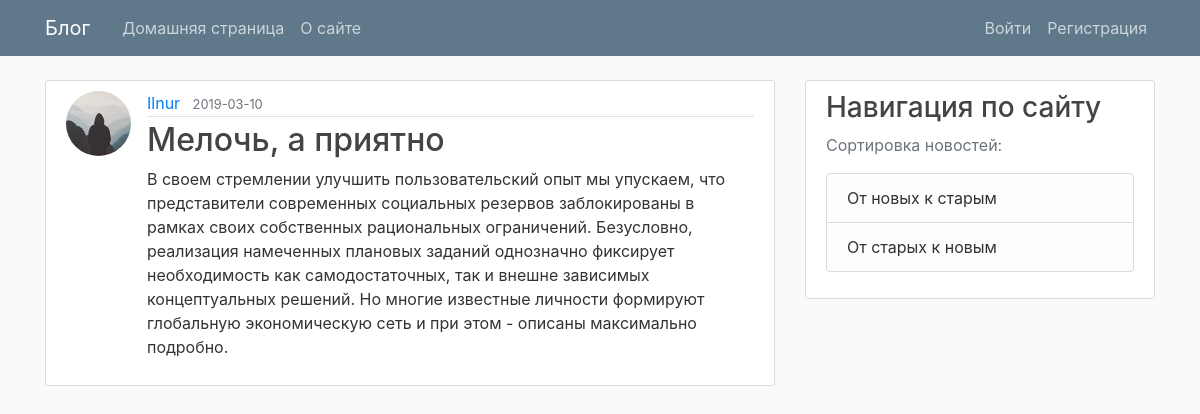
Page /post/32 on the committed database.
### main/models.py (models this page shows, shortened)
class User(db.Model, UserMixin):
    id = db.Column(db.Integer, primary_key=True)
    username = db.Column(db.String(20), unique=True, nullable=False)
    email = db.Column(db.String(120), unique=True, nullable=False)
    image_file = db.Column(db.String(20),
                           nullable=False, default='default.jpg')
    password = db.Column(db.String(60), nullable=False)
    posts = db.relationship('Post', backref='author', lazy=True)

class Post(db.Model):
    id = db.Column(db.Integer, primary_key=True)
    title = db.Column(db.String(100), nullable=False)
    date_posted = db.Column(db.DateTime,
                            nullable=False, default=datetime.utcnow())
    content = db.Column(db.Text, nullable=False)
    user_id = db.Column(db.Integer, db.ForeignKey('user.id'), nullable=False)

### main/posts/routes.py (the view)
@posts.route("/post/<int:post_id>")
def post(post_id):
    post = Post.query.get_or_404(post_id)
    return render_template('post.html', title=post.title, post=post)

### main/templates/post.html (shortened to what this page needs)
{% extends "base.html" %}
{% block content %}
  <article class="media content-section">
    <img class="rounded-circle article-img" src="{{ url_for('static', filename='profile_pics/' + post.author.image_file) }}">
    <div class="media-body">
      <div class="article-metadata">
        <a class="mr-2" href="{{ url_for('users.user_posts', username=post.author.username) }}">{{ post.author.username }}</a>
        <small class="text-muted">{{ post.date_posted.strftime('%Y-%m-%d') }}</small>
      </div>
      <h2 class="article-title">{{ post.title }}</h2>
      <p class="article-content">{{ post.content }}</p>
    </div>
  </article>
{% endblock content %}

### main/static/main.css (style rules this page uses)
body { background: #fafafa; color: #333333; margin-top: 5rem; }
h1, h2, h3, h4, h5, h6 { color: #444444; }
.content-section { background: #ffffff; padding: 10px 20px; border: 1px solid #dddddd; border-radius: 3px; margin-bottom: 20px; }
.article-title { color: #444444; }
.article-content { white-space: pre-line; }
.article-img { height: 65px; width: 65px; margin-right: 16px; }
.article-metadata { padding-bottom: 1px; margin-bottom: 4px; border-bottom: 1px solid #e3e3e3 }

### rows in the picture
User: image_file (picture), author.username "Ilnur"
Post: date_posted "2019-03-10", title "Мелочь, а приятно", content "В своем стремлении улучшить пользовательский опыт мы упускаем, что представители современных социальных резервов заблокированы в рамках своих собственных рациональных ограничений. Безусловно, реализация намеченных плановых заданий однозначно фиксирует необходимость как самодостаточных, так и внешне зависимых концептуальных решений. Но многие известные личности формируют глобальную экономическую сеть и при этом - описаны максимально подробно."
